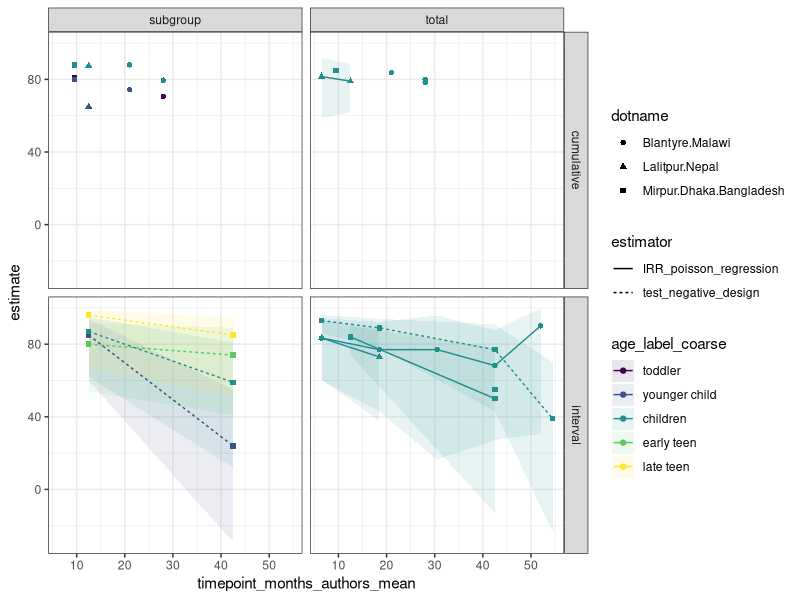
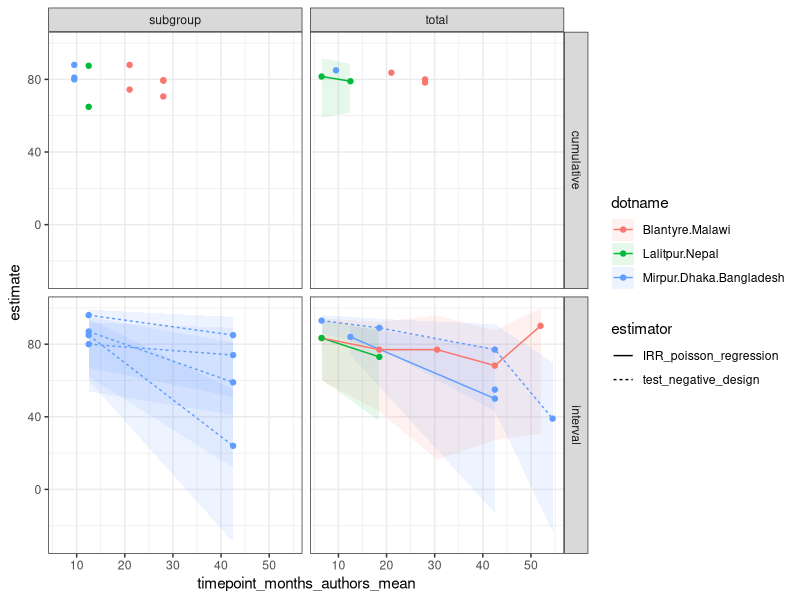
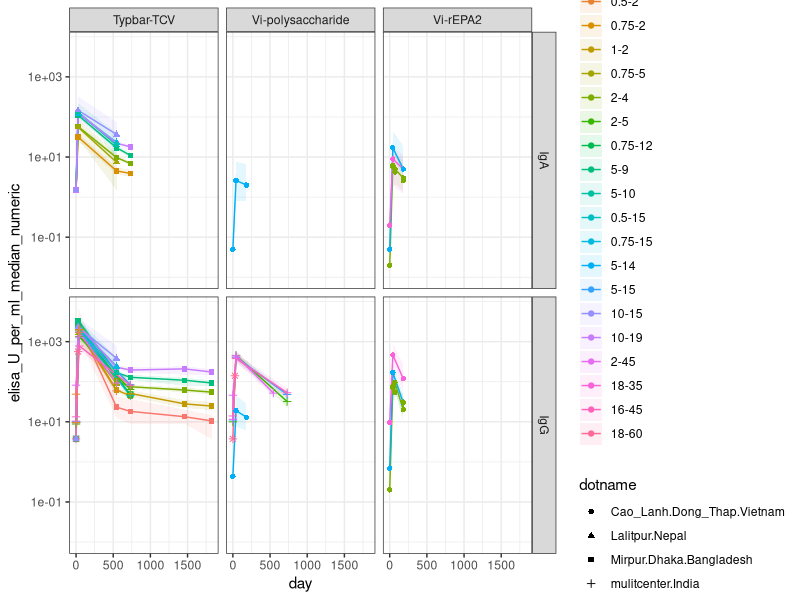
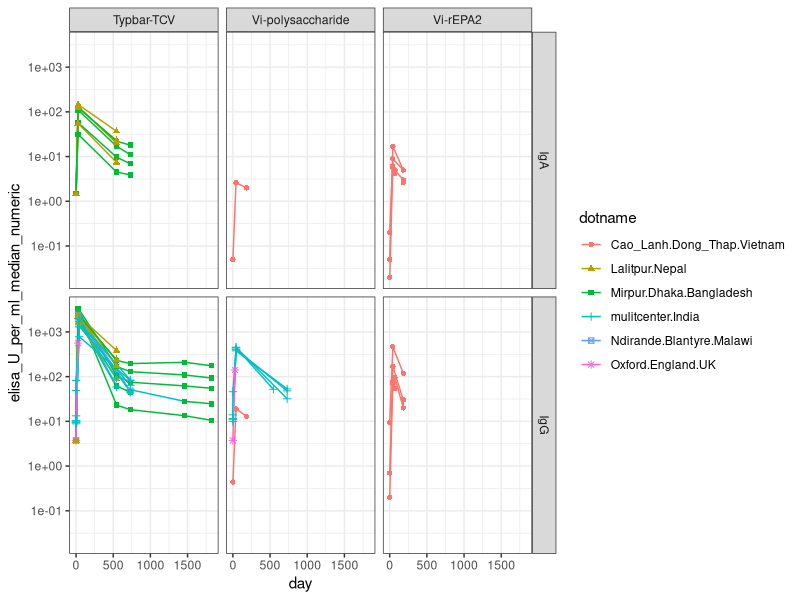
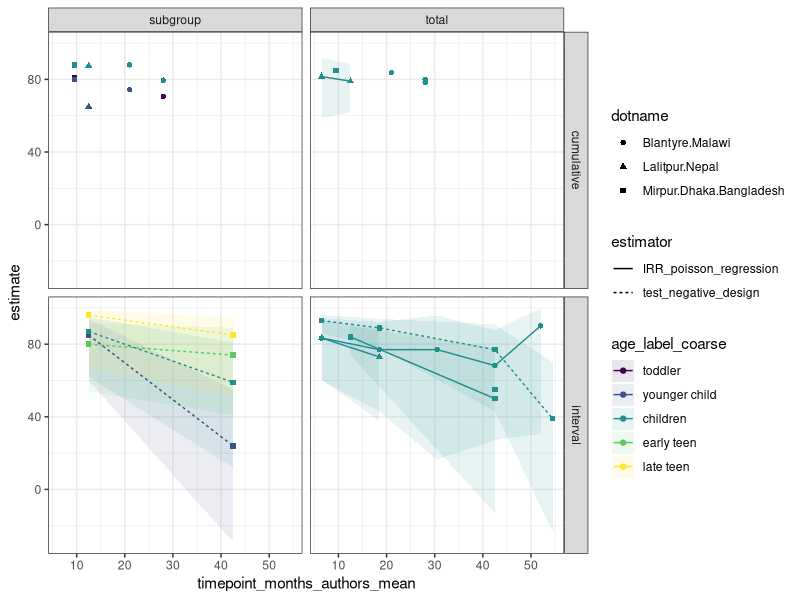
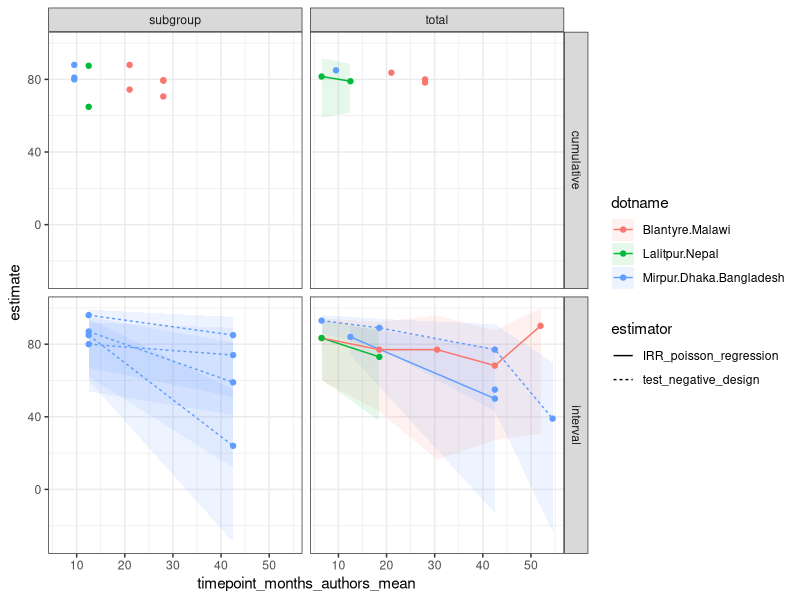

Here is the R script that generated these plots, in order:
# efficacy and immunogenicity exploration scratchfile

library(tidyverse)

# efficacy data
d_eff = readxl::read_excel('data/typhoid_vaccine_study_data.xlsx',sheet = 'efficacy')  |>
  mutate(estimate=as.numeric(estimate),
         lower=as.numeric(lower),
         upper=as.numeric(upper),
         age_min_years = as.numeric(age_min_years),
         age_max_years = as.numeric(age_max_years)) |>
  mutate(timepoint_months_authors_mean=1/2*(timepoint_months_authors_min + timepoint_months_authors_max)) |>
  mutate(age_mean = 1/2*(age_min_years + age_max_years)) |>
  mutate(age_label = reorder(factor(paste(age_min_years,'-',age_max_years,sep='')),age_mean)) |>
  mutate(age_label_coarse=cut(age_mean,breaks=c(0,2.5,6.35,10,15,40),
                              labels=c('toddler','younger child','children','early teen','late teen'),ordered_result=TRUE))
  
  
names(d_eff)

# plot total individual VE for bacteriologically-confirmed typhoid fever vs time
plot_efficacy_df = d_eff |> 
  filter(endpoint == 'total_individual_VE') |>
  filter(outcome %in% c('blood_culture_confirmed_typhoid_fever')) |>
  filter(vaccine == 'Typbar-TCV') |>
  arrange(study,age_label,timepoint_months_authors_mean)

names(plot_efficacy_df)

ggplot(plot_efficacy_df, aes(shape=dotname,color=age_label_coarse,fill=age_label_coarse,group=interaction(age_label_coarse,design_group))) +
  geom_ribbon(aes(x=timepoint_months_authors_mean,ymin=lower,ymax=upper),color=NA,alpha=0.1) +
  geom_line(aes(x=timepoint_months_authors_mean,y=estimate,linetype=estimator)) +
  geom_point(aes(x=timepoint_months_authors_mean,y=estimate)) +
  facet_grid('endpoint_duration ~ age_cohort') +
  theme_bw() 
ggsave('scratch/figures/efficacy_time_age.png',units='in',width=7, height=5)



ggplot(plot_efficacy_df, aes(color=dotname,fill=dotname,group=interaction(age_label,design_group))) +
  geom_ribbon(aes(x=timepoint_months_authors_mean,ymin=lower,ymax=upper),color=NA,alpha=0.1) +
  geom_line(aes(x=timepoint_months_authors_mean,y=estimate,linetype=estimator)) +
  geom_point(aes(x=timepoint_months_authors_mean,y=estimate)) +
  facet_grid('endpoint_duration ~ age_cohort') +
  theme_bw() 
ggsave('scratch/figures/efficacy_time_location.png',units='in',width=7, height=5)


# immunogenicitiy data
d_imm = readxl::read_excel('data/typhoid_vaccine_study_data.xlsx',sheet = 'immunogenicity') |>
  pivot_longer(
    cols = matches("^(treatment|control)_day"),    # select columns starting with "treatment" or "control" and "day"
    names_to = c("cohort", "day", "measure"),       # create three new columns from parts of the name
    names_pattern = "(treatment|control)_day(\\d+)_(.*)",  # regex to extract the cohort, day, and measure
    values_to = "value",                             # the data goes into a new column named 'value'
    values_transform = list(value = as.character)
  ) |>
  mutate(day = as.numeric(day)) |>
  pivot_wider(
    names_from = measure,
    values_from = value
  ) |>
  drop_na(N) |>
  mutate(across(c("age_min_years","age_max_years","N", "seropositive_percent", "fold_rise_median","fold_rise_lower",
                  "fold_rise_upper","seroconversion_percent"), as.numeric)) |>
  mutate(elisa_U_per_ml_median_numeric = if_else(elisa_U_per_ml_median=='<7.5',3.75,if_else(elisa_U_per_ml_median=='<3.0',1.5,as.numeric(elisa_U_per_ml_median)))) |>
  mutate(elisa_U_per_ml_lower_numeric = if_else(elisa_U_per_ml_lower=='<7.5',3.75,if_else(elisa_U_per_ml_lower=='<3.0',1.5,as.numeric(elisa_U_per_ml_lower)))) |>
  mutate(elisa_U_per_ml_upper_numeric = if_else(elisa_U_per_ml_upper=='<7.5',3.75,if_else(elisa_U_per_ml_upper=='<3.0',1.5,as.numeric(elisa_U_per_ml_upper)))) |>
  mutate(age_mean = 1/2*(age_min_years + age_max_years)) |>
  mutate(age_label = reorder(factor(paste(age_min_years,'-',age_max_years,sep='')),age_mean))

names(d_imm)

# plot total individual VE for bacteriologically-confirmed typhoid fever vs time
plot_dat = d_imm |>
  filter(cohort == 'treatment') 
 
ggplot(plot_dat, aes(shape=dotname,color=age_label,fill=age_label,group=age_label)) +
  geom_ribbon(aes(x=day,ymin=elisa_U_per_ml_lower_numeric,ymax=elisa_U_per_ml_upper_numeric),color=NA,alpha=0.1) +
  geom_line(aes(x=day,y=elisa_U_per_ml_median_numeric)) +
  geom_point(aes(x=day,y=elisa_U_per_ml_median_numeric)) +
  facet_grid('antigen ~ vaccine') +
  theme_bw() +
  scale_y_continuous(trans='log10')

ggplot(plot_dat, aes(shape=dotname ,color=dotname,fill=dotname,group=age_label)) +
  geom_line(aes(x=day,y=elisa_U_per_ml_median_numeric)) +
  geom_point(aes(x=day,y=elisa_U_per_ml_median_numeric)) +
  facet_grid('antigen ~ vaccine') +
  theme_bw() +
  scale_y_continuous(trans='log10')
